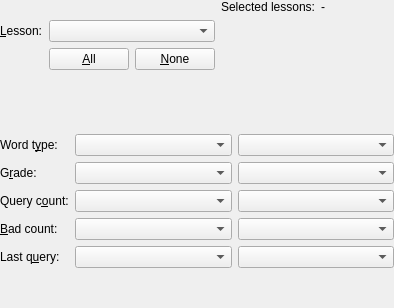
<ui version="4.0" >
 <author></author>
 <comment></comment>
 <exportmacro></exportmacro>
 <class>ThresholdOptionsBase</class>
 <widget class="QWidget" name="ThresholdOptionsBase" >
  <property name="geometry" >
   <rect>
    <x>0</x>
    <y>0</y>
    <width>394</width>
    <height>308</height>
   </rect>
  </property>
  <layout class="QGridLayout" >
   <property name="margin" >
    <number>0</number>
   </property>
   <property name="spacing" >
    <number>6</number>
   </property>
   <item row="1" column="1" >
    <widget class="QComboBox" name="typecomp" >
     <property name="sizePolicy" >
      <sizepolicy>
       <hsizetype>3</hsizetype>
       <vsizetype>0</vsizetype>
       <horstretch>0</horstretch>
       <verstretch>0</verstretch>
      </sizepolicy>
     </property>
    </widget>
   </item>
   <item row="3" column="1" >
    <widget class="QComboBox" name="querycomp" />
   </item>
   <item row="4" column="1" >
    <widget class="QComboBox" name="badcomp" />
   </item>
   <item row="2" column="0" >
    <widget class="QLabel" name="label_grade" >
     <property name="text" >
      <string>G&amp;rade:</string>
     </property>
     <property name="buddy" >
      <cstring>gradecomp</cstring>
     </property>
    </widget>
   </item>
   <item row="4" column="0" >
    <widget class="QLabel" name="label_bcount" >
     <property name="text" >
      <string>&amp;Bad count:</string>
     </property>
     <property name="buddy" >
      <cstring>badcomp</cstring>
     </property>
    </widget>
   </item>
   <item row="5" column="0" >
    <widget class="QLabel" name="label_qdate" >
     <property name="text" >
      <string>Last q&amp;uery:</string>
     </property>
     <property name="buddy" >
      <cstring>datecomp</cstring>
     </property>
    </widget>
   </item>
   <item row="5" column="1" >
    <widget class="QComboBox" name="datecomp" />
   </item>
   <item row="4" column="2" >
    <widget class="QComboBox" name="badlist" />
   </item>
   <item row="3" column="2" >
    <widget class="QComboBox" name="querylist" />
   </item>
   <item row="5" column="2" >
    <widget class="QComboBox" name="datelist" />
   </item>
   <item row="1" column="2" >
    <widget class="QComboBox" name="typelist" >
     <property name="sizePolicy" >
      <sizepolicy>
       <hsizetype>3</hsizetype>
       <vsizetype>0</vsizetype>
       <horstretch>0</horstretch>
       <verstretch>0</verstretch>
      </sizepolicy>
     </property>
    </widget>
   </item>
   <item row="1" column="0" >
    <widget class="QLabel" name="label_type" >
     <property name="text" >
      <string>Word t&amp;ype:</string>
     </property>
     <property name="buddy" >
      <cstring>typecomp</cstring>
     </property>
    </widget>
   </item>
   <item row="2" column="2" >
    <widget class="QComboBox" name="gradelist" />
   </item>
   <item row="2" column="1" >
    <widget class="QComboBox" name="gradecomp" />
   </item>
   <item row="3" column="0" >
    <widget class="QLabel" name="label_qcount" >
     <property name="text" >
      <string>Query c&amp;ount:</string>
     </property>
     <property name="buddy" >
      <cstring>querycomp</cstring>
     </property>
    </widget>
   </item>
   <item row="0" column="0" colspan="3" >
    <layout class="QGridLayout" >
     <property name="margin" >
      <number>0</number>
     </property>
     <property name="spacing" >
      <number>6</number>
     </property>
     <item row="2" column="1" >
      <widget class="QPushButton" name="b_all_less" >
       <property name="sizePolicy" >
        <sizepolicy>
         <hsizetype>1</hsizetype>
         <vsizetype>0</vsizetype>
         <horstretch>0</horstretch>
         <verstretch>0</verstretch>
        </sizepolicy>
       </property>
       <property name="text" >
        <string>&amp;All</string>
       </property>
      </widget>
     </item>
     <item rowspan="3" row="1" column="3" colspan="2" >
      <widget class="Q3ListBox" name="lessonlist" >
       <property name="sizePolicy" >
        <sizepolicy>
         <hsizetype>7</hsizetype>
         <vsizetype>3</vsizetype>
         <horstretch>0</horstretch>
         <verstretch>0</verstretch>
        </sizepolicy>
       </property>
       <property name="selectionMode" >
        <enum>Q3ListBox::Multi</enum>
       </property>
      </widget>
     </item>
     <item row="2" column="2" >
      <widget class="QPushButton" name="b_none_less" >
       <property name="text" >
        <string>&amp;None</string>
       </property>
      </widget>
     </item>
     <item row="0" column="3" >
      <widget class="QLabel" name="l_lesson" >
       <property name="text" >
        <string>Selected lessons:</string>
       </property>
      </widget>
     </item>
     <item row="3" column="2" >
      <spacer>
       <property name="orientation" >
        <enum>Qt::Vertical</enum>
       </property>
       <property name="sizeType" >
        <enum>QSizePolicy::Expanding</enum>
       </property>
       <property name="sizeHint" >
        <size>
         <width>20</width>
         <height>50</height>
        </size>
       </property>
      </spacer>
     </item>
     <item rowspan="2" row="2" column="0" >
      <spacer>
       <property name="orientation" >
        <enum>Qt::Vertical</enum>
       </property>
       <property name="sizeType" >
        <enum>QSizePolicy::MinimumExpanding</enum>
       </property>
       <property name="sizeHint" >
        <size>
         <width>20</width>
         <height>80</height>
        </size>
       </property>
      </spacer>
     </item>
     <item row="0" column="4" >
      <widget class="QLabel" name="l_count" >
       <property name="sizePolicy" >
        <sizepolicy>
         <hsizetype>7</hsizetype>
         <vsizetype>1</vsizetype>
         <horstretch>0</horstretch>
         <verstretch>0</verstretch>
        </sizepolicy>
       </property>
       <property name="text" >
        <string>-</string>
       </property>
      </widget>
     </item>
     <item row="1" column="0" >
      <widget class="QLabel" name="label_lesson" >
       <property name="text" >
        <string>&amp;Lesson:</string>
       </property>
       <property name="buddy" >
        <cstring>lessoncomp</cstring>
       </property>
      </widget>
     </item>
     <item row="1" column="1" colspan="2" >
      <widget class="QComboBox" name="lessoncomp" >
       <property name="sizePolicy" >
        <sizepolicy>
         <hsizetype>1</hsizetype>
         <vsizetype>0</vsizetype>
         <horstretch>0</horstretch>
         <verstretch>0</verstretch>
        </sizepolicy>
       </property>
      </widget>
     </item>
    </layout>
   </item>
   <item row="6" column="0" colspan="3" >
    <spacer>
     <property name="orientation" >
      <enum>Qt::Vertical</enum>
     </property>
     <property name="sizeType" >
      <enum>QSizePolicy::Expanding</enum>
     </property>
     <property name="sizeHint" >
      <size>
       <width>290</width>
       <height>16</height>
      </size>
     </property>
    </spacer>
   </item>
  </layout>
 </widget>
 <layoutdefault spacing="6" margin="11" />
 <pixmapfunction>qPixmapFromMimeSource</pixmapfunction>
 <customwidgets>
  <customwidget>
   <class>Q3ListBox</class>
   <extends></extends>
   <header>q3listbox.h</header>
   <container>0</container>
   <pixmap></pixmap>
  </customwidget>
 </customwidgets>
 <resources/>
 <connections/>
</ui>
